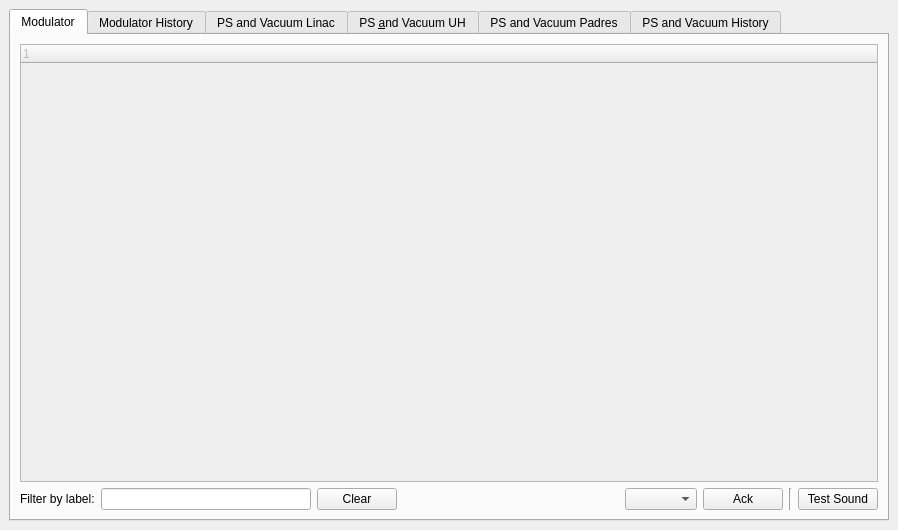
<?xml version="1.0" encoding="UTF-8"?>
<ui version="4.0">
 <class>Interlock</class>
 <widget class="QWidget" name="Interlock">
  <property name="geometry">
   <rect>
    <x>0</x>
    <y>0</y>
    <width>898</width>
    <height>530</height>
   </rect>
  </property>
  <property name="windowTitle">
   <string>General Fermi Interlock</string>
  </property>
  <layout class="QVBoxLayout">
   <property name="spacing">
    <number>6</number>
   </property>
   <property name="margin">
    <number>9</number>
   </property>
   <item>
    <widget class="TabWidget" name="tabWidget">
     <property name="currentIndex">
      <number>0</number>
     </property>
     <widget class="QWidget" name="tabAlarms">
      <attribute name="title">
       <string>Modulator</string>
      </attribute>
      <layout class="QGridLayout">
       <property name="margin">
        <number>9</number>
       </property>
       <property name="spacing">
        <number>6</number>
       </property>
       <item row="1" column="8">
        <widget class="QPushButton" name="pbTestSound">
         <property name="text">
          <string>Test Sound</string>
         </property>
        </widget>
       </item>
       <item row="1" column="1">
        <widget class="QLineEdit" name="leFilterMod">
         <property name="toolTip">
          <string>&lt;html&gt;&lt;head/&gt;&lt;body&gt;&lt;p&gt;&lt;span style=&quot; font-weight:600;&quot;&gt;Filter&lt;/span&gt;&lt;/p&gt;&lt;p&gt;Start typing text to filter items on the second column of the view.&lt;/p&gt;&lt;p&gt;The search is &lt;span style=&quot; font-style:italic;&quot;&gt;case insensitive&lt;/span&gt;.&lt;/p&gt;&lt;p&gt;Click on the &lt;span style=&quot; font-style:italic;&quot;&gt;Clear&lt;/span&gt; button to clear the text on the box.&lt;/p&gt;&lt;/body&gt;&lt;/html&gt;</string>
         </property>
        </widget>
       </item>
       <item row="1" column="3">
        <spacer>
         <property name="orientation">
          <enum>Qt::Horizontal</enum>
         </property>
         <property name="sizeHint" stdset="0">
          <size>
           <width>40</width>
           <height>20</height>
          </size>
         </property>
        </spacer>
       </item>
       <item row="1" column="6">
        <widget class="TPushButton" name="tAck">
         <property name="enabled">
          <bool>true</bool>
         </property>
         <property name="text">
          <string>Ack</string>
         </property>
        </widget>
       </item>
       <item row="0" column="0" colspan="9">
        <widget class="TTreeWidget" name="treeAlarms">
         <property name="enabled">
          <bool>false</bool>
         </property>
         <property name="alternatingRowColors">
          <bool>true</bool>
         </property>
         <property name="selectionMode">
          <enum>QAbstractItemView::SingleSelection</enum>
         </property>
         <property name="rootIsDecorated">
          <bool>false</bool>
         </property>
         <column>
          <property name="text">
           <string notr="true">1</string>
          </property>
         </column>
        </widget>
       </item>
       <item row="1" column="5">
        <widget class="TComboBox" name="comboAck">
         <property name="enabled">
          <bool>true</bool>
         </property>
        </widget>
       </item>
       <item row="1" column="2">
        <widget class="QPushButton" name="pbClearModFilter">
         <property name="text">
          <string>Clear</string>
         </property>
        </widget>
       </item>
       <item row="1" column="0">
        <widget class="QLabel" name="label">
         <property name="text">
          <string>Filter by label:</string>
         </property>
        </widget>
       </item>
       <item row="1" column="7">
        <widget class="Line" name="line">
         <property name="orientation">
          <enum>Qt::Vertical</enum>
         </property>
        </widget>
       </item>
      </layout>
     </widget>
     <widget class="QWidget" name="tab">
      <attribute name="title">
       <string>Modulator History</string>
      </attribute>
      <layout class="QVBoxLayout">
       <property name="spacing">
        <number>6</number>
       </property>
       <property name="margin">
        <number>9</number>
       </property>
       <item>
        <widget class="TTreeView" name="treeLogs">
         <property name="alternatingRowColors">
          <bool>true</bool>
         </property>
         <property name="selectionMode">
          <enum>QAbstractItemView::NoSelection</enum>
         </property>
         <property name="rootIsDecorated">
          <bool>false</bool>
         </property>
         <property name="itemsExpandable">
          <bool>false</bool>
         </property>
         <property name="allColumnsShowFocus">
          <bool>true</bool>
         </property>
        </widget>
       </item>
       <item>
        <layout class="QHBoxLayout">
         <property name="spacing">
          <number>6</number>
         </property>
         <property name="margin">
          <number>0</number>
         </property>
         <item>
          <widget class="QPushButton" name="pushRefresh">
           <property name="text">
            <string>Refresh</string>
           </property>
          </widget>
         </item>
         <item>
          <widget class="QLabel" name="label_2">
           <property name="text">
            <string>Filter by name:</string>
           </property>
          </widget>
         </item>
         <item>
          <widget class="QLineEdit" name="leFilterModHist">
           <property name="toolTip">
            <string>&lt;html&gt;&lt;head/&gt;&lt;body&gt;&lt;p&gt;&lt;span style=&quot; font-weight:600;&quot;&gt;Filter&lt;/span&gt;&lt;/p&gt;&lt;p&gt;Start typing text to filter items on the second column of the view.&lt;/p&gt;&lt;p&gt;The search is &lt;span style=&quot; font-style:italic;&quot;&gt;case insensitive&lt;/span&gt;.&lt;/p&gt;&lt;p&gt;Click on the &lt;span style=&quot; font-style:italic;&quot;&gt;Clear&lt;/span&gt; button to clear the text on the box.&lt;/p&gt;&lt;/body&gt;&lt;/html&gt;</string>
           </property>
          </widget>
         </item>
         <item>
          <widget class="QPushButton" name="pbClearModHist">
           <property name="text">
            <string>Clear</string>
           </property>
          </widget>
         </item>
         <item>
          <spacer>
           <property name="orientation">
            <enum>Qt::Horizontal</enum>
           </property>
           <property name="sizeHint" stdset="0">
            <size>
             <width>40</width>
             <height>20</height>
            </size>
           </property>
          </spacer>
         </item>
         <item>
          <widget class="QPushButton" name="pushQueryConfiguration">
           <property name="text">
            <string>Log Period</string>
           </property>
          </widget>
         </item>
        </layout>
       </item>
      </layout>
     </widget>
     <widget class="QWidget" name="tab_2">
      <attribute name="title">
       <string>PS and Vacuum Linac</string>
      </attribute>
      <layout class="QGridLayout" name="gridLayout_2">
       <item row="1" column="4">
        <spacer name="horizontalSpacer_2">
         <property name="orientation">
          <enum>Qt::Horizontal</enum>
         </property>
         <property name="sizeHint" stdset="0">
          <size>
           <width>40</width>
           <height>20</height>
          </size>
         </property>
        </spacer>
       </item>
       <item row="1" column="2">
        <widget class="QLineEdit" name="leFilterPsVacLinac">
         <property name="toolTip">
          <string>&lt;html&gt;&lt;head/&gt;&lt;body&gt;&lt;p&gt;&lt;span style=&quot; font-weight:600;&quot;&gt;Filter&lt;/span&gt;&lt;/p&gt;&lt;p&gt;Start typing text to filter items on the second column of the view.&lt;/p&gt;&lt;p&gt;The search is &lt;span style=&quot; font-style:italic;&quot;&gt;case insensitive&lt;/span&gt;.&lt;/p&gt;&lt;p&gt;Click on the &lt;span style=&quot; font-style:italic;&quot;&gt;Clear&lt;/span&gt; button to clear the text on the box.&lt;/p&gt;&lt;/body&gt;&lt;/html&gt;</string>
         </property>
        </widget>
       </item>
       <item row="1" column="0">
        <widget class="QLabel" name="label_3">
         <property name="text">
          <string>Filter by label:</string>
         </property>
        </widget>
       </item>
       <item row="0" column="0" colspan="7">
        <widget class="TTreeWidget" name="treeAlarmsVPS">
         <property name="enabled">
          <bool>false</bool>
         </property>
         <property name="alternatingRowColors">
          <bool>true</bool>
         </property>
         <property name="selectionMode">
          <enum>QAbstractItemView::MultiSelection</enum>
         </property>
         <property name="rootIsDecorated">
          <bool>false</bool>
         </property>
         <column>
          <property name="text">
           <string notr="true">1</string>
          </property>
         </column>
        </widget>
       </item>
       <item row="1" column="6">
        <widget class="TPushButton" name="tAckPSV">
         <property name="enabled">
          <bool>false</bool>
         </property>
         <property name="text">
          <string>Ack</string>
         </property>
         <property name="targets">
          <string>$2-&gt;Acknowledge(0);;</string>
         </property>
        </widget>
       </item>
       <item row="1" column="3">
        <widget class="QPushButton" name="pbClearFilterVacLinac">
         <property name="text">
          <string>Clear</string>
         </property>
        </widget>
       </item>
      </layout>
     </widget>
     <widget class="QWidget" name="tab_3">
      <attribute name="title">
       <string>PS &amp;and Vacuum UH</string>
      </attribute>
      <layout class="QGridLayout" name="gridLayout_3">
       <item row="1" column="6">
        <widget class="TPushButton" name="tAckPSUH">
         <property name="enabled">
          <bool>false</bool>
         </property>
         <property name="text">
          <string>Ack</string>
         </property>
         <property name="targets">
          <string>$3-&gt;Acknowledge(0);;;</string>
         </property>
        </widget>
       </item>
       <item row="0" column="0" colspan="7">
        <widget class="TTreeWidget" name="treeAlarmsVUH">
         <property name="enabled">
          <bool>false</bool>
         </property>
         <property name="alternatingRowColors">
          <bool>true</bool>
         </property>
         <property name="selectionMode">
          <enum>QAbstractItemView::MultiSelection</enum>
         </property>
         <property name="rootIsDecorated">
          <bool>false</bool>
         </property>
         <column>
          <property name="text">
           <string notr="true">1</string>
          </property>
         </column>
        </widget>
       </item>
       <item row="1" column="5">
        <spacer name="horizontalSpacer">
         <property name="orientation">
          <enum>Qt::Horizontal</enum>
         </property>
         <property name="sizeHint" stdset="0">
          <size>
           <width>40</width>
           <height>20</height>
          </size>
         </property>
        </spacer>
       </item>
       <item row="1" column="4">
        <widget class="QPushButton" name="pbClearFilterPSVacUH">
         <property name="text">
          <string>Clear</string>
         </property>
        </widget>
       </item>
       <item row="1" column="2">
        <widget class="QLabel" name="label_4">
         <property name="text">
          <string>Filter by label:</string>
         </property>
        </widget>
       </item>
       <item row="1" column="3">
        <widget class="QLineEdit" name="leFilterPsVacUH">
         <property name="toolTip">
          <string>&lt;html&gt;&lt;head/&gt;&lt;body&gt;&lt;p&gt;&lt;span style=&quot; font-weight:600;&quot;&gt;Filter&lt;/span&gt;&lt;/p&gt;&lt;p&gt;Start typing text to filter items on the second column of the view.&lt;/p&gt;&lt;p&gt;The search is &lt;span style=&quot; font-style:italic;&quot;&gt;case insensitive&lt;/span&gt;.&lt;/p&gt;&lt;p&gt;Click on the &lt;span style=&quot; font-style:italic;&quot;&gt;Clear&lt;/span&gt; button to clear the text on the box.&lt;/p&gt;&lt;/body&gt;&lt;/html&gt;</string>
         </property>
        </widget>
       </item>
      </layout>
     </widget>
     <widget class="QWidget" name="tab_4">
      <attribute name="title">
       <string>PS and Vacuum Padres</string>
      </attribute>
      <layout class="QGridLayout" name="gridLayout">
       <item row="2" column="4">
        <spacer name="horizontalSpacer_3">
         <property name="orientation">
          <enum>Qt::Horizontal</enum>
         </property>
         <property name="sizeHint" stdset="0">
          <size>
           <width>40</width>
           <height>20</height>
          </size>
         </property>
        </spacer>
       </item>
       <item row="2" column="5">
        <widget class="TPushButton" name="tpbAckPSVPadres">
         <property name="text">
          <string>Ack</string>
         </property>
         <property name="targets">
          <string>$4-&gt;Acknowledge(0);;</string>
         </property>
        </widget>
       </item>
       <item row="2" column="2">
        <widget class="QPushButton" name="pbClearFilterPsVacPadres">
         <property name="text">
          <string>Clear</string>
         </property>
        </widget>
       </item>
       <item row="2" column="1">
        <widget class="QLineEdit" name="leFilterPsVacPadres">
         <property name="toolTip">
          <string>&lt;html&gt;&lt;head/&gt;&lt;body&gt;&lt;p&gt;&lt;span style=&quot; font-weight:600;&quot;&gt;Filter&lt;/span&gt;&lt;/p&gt;&lt;p&gt;Start typing text to filter items on the second column of the view.&lt;/p&gt;&lt;p&gt;The search is &lt;span style=&quot; font-style:italic;&quot;&gt;case insensitive&lt;/span&gt;.&lt;/p&gt;&lt;p&gt;Click on the &lt;span style=&quot; font-style:italic;&quot;&gt;Clear&lt;/span&gt; button to clear the text on the box.&lt;/p&gt;&lt;/body&gt;&lt;/html&gt;</string>
         </property>
        </widget>
       </item>
       <item row="2" column="0">
        <widget class="QLabel" name="label_5">
         <property name="text">
          <string>Filter by label:</string>
         </property>
        </widget>
       </item>
       <item row="0" column="0" colspan="6">
        <widget class="TTreeWidget" name="treeAlarmsPadres">
         <property name="enabled">
          <bool>false</bool>
         </property>
         <property name="alternatingRowColors">
          <bool>true</bool>
         </property>
         <property name="selectionMode">
          <enum>QAbstractItemView::MultiSelection</enum>
         </property>
         <property name="rootIsDecorated">
          <bool>false</bool>
         </property>
         <column>
          <property name="text">
           <string notr="true">1</string>
          </property>
         </column>
        </widget>
       </item>
      </layout>
     </widget>
     <widget class="QWidget" name="tab_5">
      <attribute name="title">
       <string>PS and Vacuum History</string>
      </attribute>
      <layout class="QGridLayout" name="gridLayout_4">
       <item row="0" column="0" colspan="6">
        <widget class="TTreeView" name="treeLogsPSVAC">
         <property name="alternatingRowColors">
          <bool>true</bool>
         </property>
         <property name="selectionMode">
          <enum>QAbstractItemView::NoSelection</enum>
         </property>
         <property name="rootIsDecorated">
          <bool>false</bool>
         </property>
         <property name="itemsExpandable">
          <bool>false</bool>
         </property>
         <property name="allColumnsShowFocus">
          <bool>true</bool>
         </property>
        </widget>
       </item>
       <item row="1" column="0">
        <widget class="QPushButton" name="pushRefreshPSVacuum">
         <property name="text">
          <string>Refresh</string>
         </property>
        </widget>
       </item>
       <item row="1" column="1">
        <widget class="QLabel" name="label_6">
         <property name="text">
          <string>Filter by name:</string>
         </property>
        </widget>
       </item>
       <item row="1" column="2">
        <widget class="QLineEdit" name="leFilterPsVacHistory">
         <property name="toolTip">
          <string>&lt;html&gt;&lt;head/&gt;&lt;body&gt;&lt;p&gt;&lt;span style=&quot; font-weight:600;&quot;&gt;Filter&lt;/span&gt;&lt;/p&gt;&lt;p&gt;Start typing text to filter items on the second column of the view.&lt;/p&gt;&lt;p&gt;The search is &lt;span style=&quot; font-style:italic;&quot;&gt;case insensitive&lt;/span&gt;.&lt;/p&gt;&lt;p&gt;Click on the &lt;span style=&quot; font-style:italic;&quot;&gt;Clear&lt;/span&gt; button to clear the text on the box.&lt;/p&gt;&lt;/body&gt;&lt;/html&gt;</string>
         </property>
        </widget>
       </item>
       <item row="1" column="3">
        <widget class="QPushButton" name="pbClearFilterPsVacHistory">
         <property name="text">
          <string>Clear</string>
         </property>
        </widget>
       </item>
       <item row="1" column="4">
        <spacer name="horizontalSpacer_4">
         <property name="orientation">
          <enum>Qt::Horizontal</enum>
         </property>
         <property name="sizeHint" stdset="0">
          <size>
           <width>245</width>
           <height>20</height>
          </size>
         </property>
        </spacer>
       </item>
       <item row="1" column="5">
        <widget class="QPushButton" name="pushQueryConfigurationPSVAC">
         <property name="text">
          <string>Log Period</string>
         </property>
        </widget>
       </item>
      </layout>
     </widget>
    </widget>
   </item>
  </layout>
 </widget>
 <layoutdefault spacing="6" margin="11"/>
 <pixmapfunction>qPixmapFromMimeSource</pixmapfunction>
 <customwidgets>
  <customwidget>
   <class>TComboBox</class>
   <extends>QComboBox</extends>
   <header>TComboBox</header>
  </customwidget>
  <customwidget>
   <class>TPushButton</class>
   <extends>QPushButton</extends>
   <header>TPushButton</header>
  </customwidget>
  <customwidget>
   <class>TTreeWidget</class>
   <extends>QTreeWidget</extends>
   <header>ttreewidget.h</header>
  </customwidget>
  <customwidget>
   <class>TTreeView</class>
   <extends>QTreeView</extends>
   <header>ttreeview.h</header>
  </customwidget>
  <customwidget>
   <class>TabWidget</class>
   <extends>QTabWidget</extends>
   <header>tabwidget.h</header>
   <container>1</container>
  </customwidget>
 </customwidgets>
 <tabstops>
  <tabstop>treeAlarms</tabstop>
  <tabstop>tAck</tabstop>
 </tabstops>
 <resources/>
 <connections/>
</ui>
